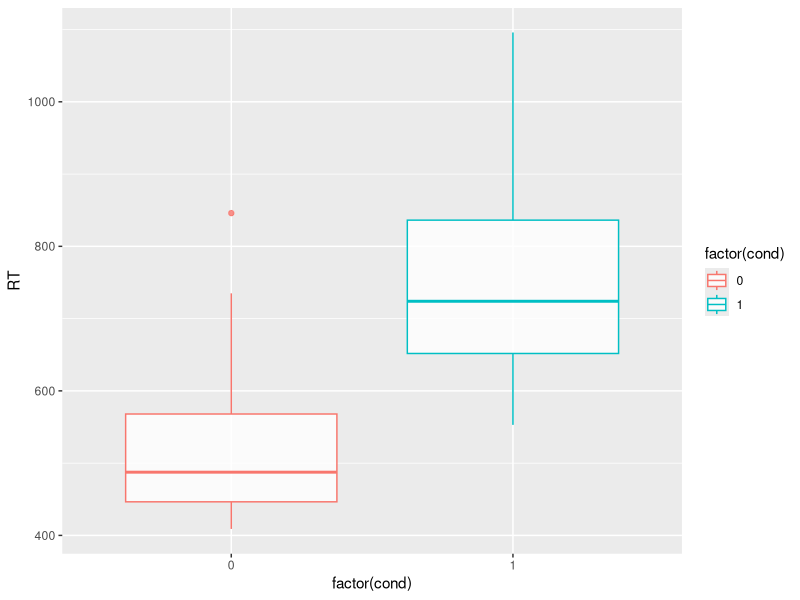

The R source for this figure:
## ---- chunk 1
#| output: false
library(ggplot2)
library(readr)
data <- read_csv("output/session_SAMPLE.csv")
## ---- chunk 2
trials <- data[data$block > 0, ]
ggplot(trials, aes(x = factor(cond), y = RT)) +
  geom_boxplot(aes(colour = factor(cond)), alpha = 0.8)
